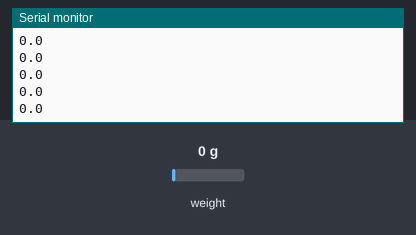
Simulated run of this sketch. Board: Arduino Uno, built with avr-gcc and run on an emulated ATmega328P. Parts: the last lines printed to the serial monitor. The test bench sets the inputs (shaded band); at power-on: weight on the scale 0 g.

Above: at 1.2 s.
1.3 s: weight on the scale set to 100 g
At 1.43 s:
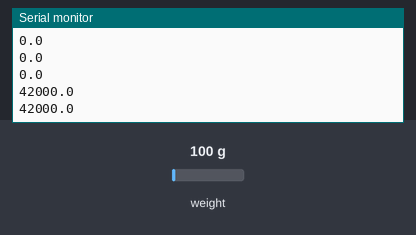
2.8 s: weight on the scale set to 1250 g
At 2.86 s:
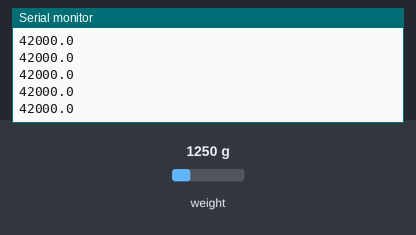
Timing chart, 0 to 5.8 s (numbered marks = the images above; inputs shaded):
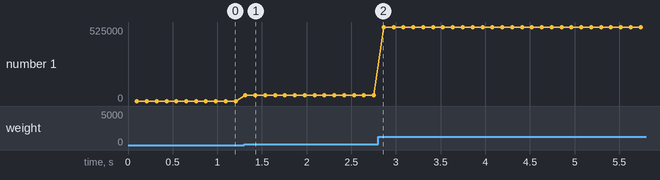

Measured:
- after the input at 1.3 s, the serial monitor: prints a new line at once (image 1)
- plotted number 1: 0 → 42000 after the input at 1.3 s, 42000 → 525000 after the input at 2.8 s

The sketch:

WEIGHT_CODE.ino
```cpp
#include "hx711.h"

Hx711 scale(A1, A0); // DOUT, SCK
float GRAM = 0;

void setup()
{
Serial.begin(9600);
}

void loop()
{
GRAM = scale.getGram();
//Serial.print("one reading:\t");
Serial.print(GRAM, 1);
//Serial.print(" g");
Serial.print("\n");
delay(10);
}
```
